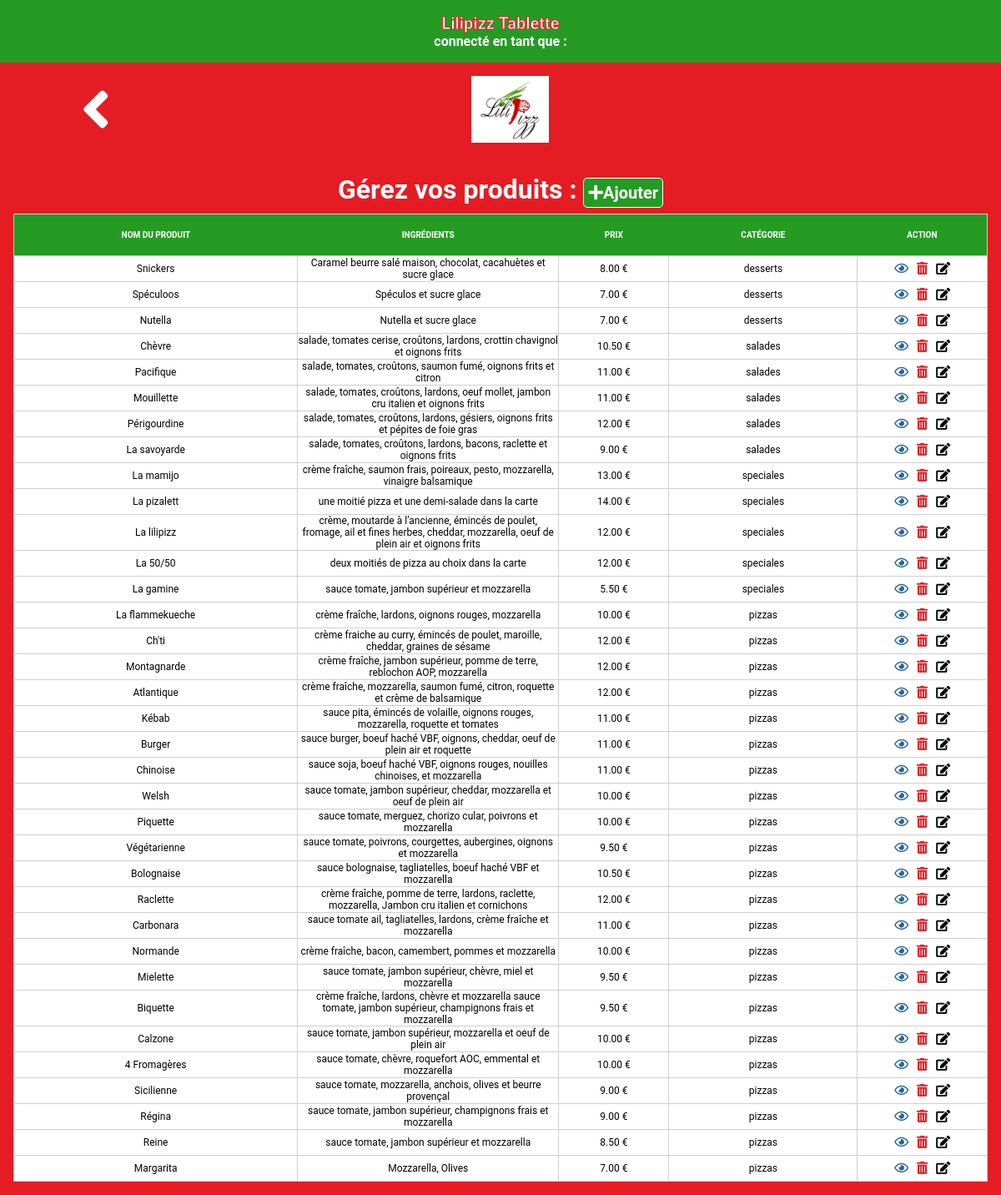
/AppTablette/carte.php, run on the app's committed database.
### tables this page shows
CREATE TABLE `produits` (
  `id` int(11) NOT NULL AUTO_INCREMENT,
  `nomProduit` varchar(100) NOT NULL,
  `ingredients` varchar(255) NOT NULL,
  `prix` float NOT NULL,
  `images` varchar(255) NOT NULL,
  `id_categorie` int(11) DEFAULT NULL,
  PRIMARY KEY (`id`),
  KEY `id_categorie` (`id_categorie`),
  CONSTRAINT `produits_ibfk_1` FOREIGN KEY (`id_categorie`) REFERENCES `categories` (`id`)
);

CREATE TABLE `categories` (
  `id` int(11) NOT NULL AUTO_INCREMENT,
  `nomCategorie` varchar(100) NOT NULL,
  PRIMARY KEY (`id`)
);

### AppTablette/carte.php (the view, shortened to what this page needs)
<!DOCTYPE html>
<html lang="fr">
<head>
    <link rel="stylesheet" href="css/carte.css">
    <link rel="stylesheet" href="https://use.fontawesome.com/releases/v5.6.3/css/all.css"
>
    <link rel="stylesheet" href="https://use.fontawesome.com/releases/v5.6.3/css/all.css">
</head>
<body>
    <header>
    <p><a href='index.php' class="mainMenu">Lilipizz Tablette</a></p>
    <?php echo "connecté en tant que : ".$_SESSION['name']; ?>
    </header>
<nav>
    <div class="nav-left">
        <ul>
            <li><a href="dashboard.php"><i class="fas fa-angle-left"></i></a></li>
        </ul>
    </div>
    <div class="nav-middle">
        <ul>
            <li><img src="img/logo.png"></li>
        </ul>
    </div>
    <div class="nav-right">
        <ul>
            <li></i></li>
        </ul>
    </div>
</nav>
<main>
<h1><strong>Gérez vos produits : </strong><a href="addItem.php" class="add"><i class="fas fa-plus"></i>Ajouter</a></h1>
<table id="tour_table_content">
    <thead>
        <th>Nom du produit</th>
        <th>Ingrédients</th>
        <th>Prix</th>
        <th>Catégorie</th>
        <th>Action</th>
    </thead>
    <tbody>
<?php
    require 'src/connection.php';
    $response = $bdd->query('SELECT produits.id, produits.nomProduit, produits.ingredients, produits.prix,
                            categories.nomCategorie AS category
                            FROM produits  LEFT JOIN categories
                            ON produits.id_categorie = categories.id ORDER BY produits.id DESC');
    while($produit = $response->fetch())
    {
        echo '<tr>';
            echo '<td>'.$produit['nomProduit'].'</td>';
            echo '<td>'.$produit['ingredients'].'</td>';
            echo '<td>'.number_format($produit['prix'], 2, '.', '').' '.'€'.'</td>';
            echo '<td>'.$produit['category'].'</td>';
            echo '<td class="icons">';
            echo '<a href="showItem.php?id='.$produit['id'].'" class="show"><i class="far fa-eye"></i></a>';
            echo '<a href="removeItem.php?id='.$produit['id'].'" class="remove"><i class="fas fa-trash-alt"></i></a>';
            echo '<a href="updateItem.php?id='.$produit['id'].'" class="update"><i class="fas fa-edit"></i></a>';
            echo '</td>';
        echo '</tr>';
    }
?>
    </tbody>
</table>
</main>
</body>
</html>

### AppTablette/css/carte.css (style rules this page uses)
* { margin: 0; padding: 0; }
body { font-family: 'Roboto', sans-serif; background-color: #e51c23; }
header { background-color: #259b24; color: #ffffff; font-weight: bold; text-align: center; padding: 1em; }
nav { background-color: #e51c23; color: #ffffff; padding: 1em; display: flex; }
.nav-left { height: 100%; width: 10%; text-align: right; }
.nav-left li { list-style: none; display: inline; font-size: 4.5em; }
.nav-left a { color: #ffffff; }
.nav-middle { height: 100%; width: 45%; text-align: right; }
.nav-middle li { list-style: none; display: inline; font-size: 1.55em; }
nav img { height: 80px; vertical-align: middle; }
.nav-right { height: 100%; width: 40%; vertical-align: middle; line-height: 40px; }
.nav-right li { list-style: none; display: inline; padding-left: 1em; font-size: 1.55em; }
main { background-color: #e51c23; display: flex; flex-direction: column; align-items: center; margin: 1em; }
.mainMenu { text-decoration:none; color: #fff; font-size: 20px; -webkit-text-stroke: 1px #e51c23; }
#tour_table_content { background-color: #ffffff; color: #000000; width: 100%; border-collapse:collapse; }
#tour_table_content thead { width: 20%; font-size: 1em; text-transform: uppercase; }
#tour_table_content tr { width: 25%; text-align: center; }
#tour_table_content td { font-size: 12px; text-align: center; }
thead { background-color: #259b24; color: #fff; border: 1px solid #d1cece; height: 50px; }
th { font-size: 10px; }
td { border: 1px solid #d1cece; height: 30px; width: 20px; }
h1 { margin-bottom: 10px; color: #fff; }
.add { padding: 5px; border-radius: 5px; background-color: #259b24; color: #fff; text-decoration: none; font-size: 20px; border:1px solid #fff; }
.icons a { margin: 0 5px; font-size: 15px; }
.show { color: #24659b; }
.remove { color: #e51c23; }
.update { color: #000; }

### data on the page
produits: nomProduit "Snickers", ingredients "Caramel beurre salé maison, chocolat, cacahuètes et sucre glace", prix "8.00", id_categorie.nomCategorie "desserts"
produits: nomProduit "Spéculoos", ingredients "Spéculos et sucre glace", prix "7.00", id_categorie.nomCategorie "desserts"
produits: nomProduit "Nutella", ingredients "Nutella et sucre glace", prix "7.00", id_categorie.nomCategorie "desserts"
produits: nomProduit "Chèvre", ingredients "salade, tomates cerise, croûtons, lardons, crottin chavignol et oignons frits", prix "10.50", id_categorie.nomCategorie "salades"
produits: nomProduit "Pacifique", ingredients "salade, tomates, croûtons, saumon fumé, oignons frits et citron", prix "11.00", id_categorie.nomCategorie "salades"
produits: nomProduit "Mouillette", ingredients "salade, tomates, croûtons, lardons, oeuf mollet, jambon cru italien et oignons frits", prix "11.00", id_categorie.nomCategorie "salades"
produits: nomProduit "Périgourdine", ingredients "salade, tomates, croûtons, lardons, gésiers, oignons frits et pépites de foie gras", prix "12.00", id_categorie.nomCategorie "salades"
produits: nomProduit "La savoyarde", ingredients "salade, tomates, croûtons, lardons, bacons, raclette et oignons frits", prix "9.00", id_categorie.nomCategorie "salades"
produits: nomProduit "La mamijo", ingredients "crème fraîche, saumon frais, poireaux, pesto, mozzarella, vinaigre balsamique", prix "13.00", id_categorie.nomCategorie "speciales"
produits: nomProduit "La pizalett", ingredients "une moitié pizza et une demi-salade dans la carte", prix "14.00", id_categorie.nomCategorie "speciales"
produits: nomProduit "La lilipizz", ingredients "crème, moutarde à l’ancienne, émincés de poulet, fromage, ail et fines herbes, cheddar, mozzarella, oeuf de plein air et oignons frits", prix "12.00", id_categorie.nomCategorie "speciales"
produits: nomProduit "La 50/50", ingredients "deux moitiés de pizza au choix dans la carte", prix "12.00", id_categorie.nomCategorie "speciales"
produits: nomProduit "La gamine", ingredients "sauce tomate, jambon supérieur et mozzarella", prix "5.50", id_categorie.nomCategorie "speciales"
produits: nomProduit "La flammekueche", ingredients "crème fraîche, lardons, oignons rouges, mozzarella", prix "10.00", id_categorie.nomCategorie "pizzas"
produits: nomProduit "Ch'ti", ingredients "crème fraiche au curry, émincés de poulet, maroille, cheddar, graines de sésame", prix "12.00", id_categorie.nomCategorie "pizzas"
produits: nomProduit "Montagnarde", ingredients "crème fraîche, jambon supérieur, pomme de terre, reblochon AOP, mozzarella", prix "12.00", id_categorie.nomCategorie "pizzas"
produits: nomProduit "Atlantique", ingredients "crème fraîche, mozzarella, saumon fumé, citron, roquette et crème de balsamique", prix "12.00", id_categorie.nomCategorie "pizzas"
produits: nomProduit "Kébab", ingredients "sauce pita, émincés de volaille, oignons rouges, mozzarella, roquette et tomates", prix "11.00", id_categorie.nomCategorie "pizzas"
produits: nomProduit "Burger", ingredients "sauce burger, boeuf haché VBF, oignons, cheddar, oeuf de plein air et roquette", prix "11.00", id_categorie.nomCategorie "pizzas"
produits: nomProduit "Chinoise", ingredients "sauce soja, boeuf haché VBF, oignons rouges, nouilles chinoises, et mozzarella", prix "11.00", id_categorie.nomCategorie "pizzas"
produits: nomProduit "Welsh", ingredients "sauce tomate, jambon supérieur, cheddar, mozzarella et oeuf de plein air", prix "10.00", id_categorie.nomCategorie "pizzas"
produits: nomProduit "Piquette", ingredients "sauce tomate, merguez, chorizo cular, poivrons et mozzarella", prix "10.00", id_categorie.nomCategorie "pizzas"
produits: nomProduit "Végétarienne", ingredients "sauce tomate, poivrons, courgettes, aubergines, oignons et mozzarella", prix "9.50", id_categorie.nomCategorie "pizzas"
produits: nomProduit "Bolognaise", ingredients "sauce bolognaise, tagliatelles, boeuf haché VBF et mozzarella", prix "10.50", id_categorie.nomCategorie "pizzas"
produits: nomProduit "Raclette", ingredients "crème fraîche, pomme de terre, lardons, raclette, mozzarella, Jambon cru italien et cornichons", prix "12.00", id_categorie.nomCategorie "pizzas"
produits: nomProduit "Carbonara", ingredients "sauce tomate ail, tagliatelles, lardons, crème fraîche et mozzarella", prix "11.00", id_categorie.nomCategorie "pizzas"
produits: nomProduit "Normande", ingredients "crème fraîche, bacon, camembert, pommes et mozzarella", prix "10.00", id_categorie.nomCategorie "pizzas"
produits: nomProduit "Mielette", ingredients "sauce tomate, jambon supérieur, chèvre, miel et mozzarella", prix "9.50", id_categorie.nomCategorie "pizzas"
produits: nomProduit "Biquette", ingredients "crème fraîche, lardons, chèvre et mozzarella sauce tomate, jambon supérieur, champignons frais et mozzarella", prix "9.50", id_categorie.nomCategorie "pizzas"
produits: nomProduit "Calzone", ingredients "sauce tomate, jambon supérieur, mozzarella et oeuf de plein air", prix "10.00", id_categorie.nomCategorie "pizzas"
produits: nomProduit "4 Fromagères", ingredients "sauce tomate, chèvre, roquefort AOC, emmental et mozzarella", prix "10.00", id_categorie.nomCategorie "pizzas"
produits: nomProduit "Sicilienne", ingredients "sauce tomate, mozzarella, anchois, olives et beurre provençal", prix "9.00", id_categorie.nomCategorie "pizzas"
produits: nomProduit "Régina", ingredients "sauce tomate, jambon supérieur, champignons frais et mozzarella", prix "9.00", id_categorie.nomCategorie "pizzas"
produits: nomProduit "Reine", ingredients "sauce tomate, jambon supérieur et mozzarella", prix "8.50", id_categorie.nomCategorie "pizzas"
produits: nomProduit "Margarita", ingredients "Mozzarella, Olives", prix "7.00", id_categorie.nomCategorie "pizzas"
